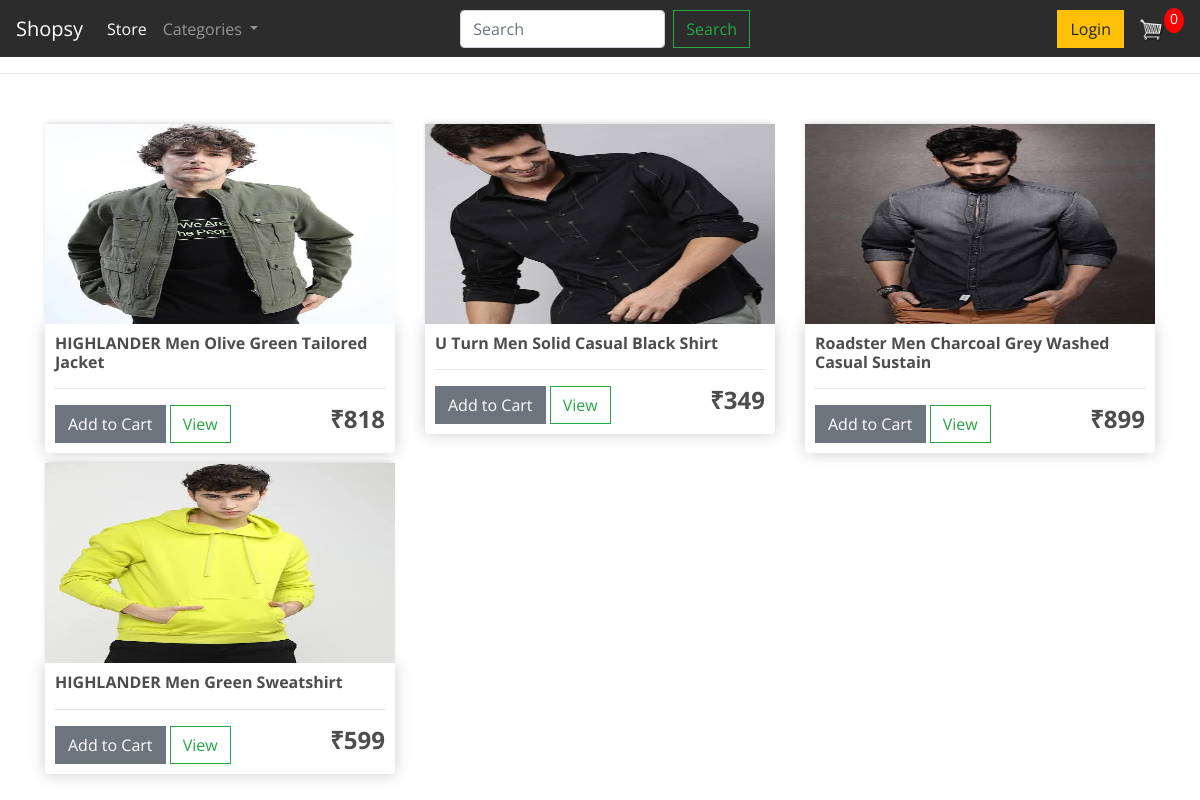
Page /mens-clothing on the committed database.
### store/models/product.py (models this page shows, shortened)
class Product(models.Model):
    product_name = models.CharField(max_length=50)
    description = models.TextField(default='',blank=True,null=True)
    price = models.PositiveIntegerField(default=0)
    category = models.ForeignKey(Category, on_delete=models.CASCADE)
    image = models.ImageField(upload_to='uploads/products/')
    size = models.CharField(max_length=4,default='')

### store/views/category.py (the view)
# urls.py: path('mens-clothing',men_category,name='mensclothing'),
def men_category(request):
    products = Product.objects.filter(category_id = 1)
    cart_len = len(Cart.objects.all())
    context = {'products' : products, 'cart_len' : cart_len}
    return render(request,'store/home.html',context)

### store/templates/store/home.html (shortened to what this page needs)
<!DOCTYPE html>
{% load static %}
<html>
    <head>
           <link rel="stylesheet" href="https://stackpath.bootstrapcdn.com/bootstrap/4.4.1/css/bootstrap.min.css">
           <link rel="stylesheet" type="text/css" href="{% static 'css/main.css' %}">
           <link rel="stylesheet" href="https://cdnjs.cloudflare.com/ajax/libs/font-awesome/4.7.0/css/font-awesome.min.css">
     </head>
     <body>
        <nav class="navbar navbar-expand-lg navbar-dark bg-dark">
            <a class="navbar-brand" href="{% url 'homepage' %}">Shopsy</a>
            <div class="collapse navbar-collapse" id="navbarSupportedContent">
              <ul class="navbar-nav mr-auto">
                <li class="nav-item active">
                  <a class="nav-link" href="{% url 'homepage' %}">Store <span class="sr-only">(current)</span></a>
                </li>
                <li class="nav-item dropdown">
                    <a class="nav-link dropdown-toggle" href="#" id="navbarDropdown" role="button" data-toggle="dropdown" aria-haspopup="true" aria-expanded="false">
                        Categories
                      </a>
                </li>
              </ul>
              <form class="form-inline my-2 my-lg-0 mx-auto" style="width:500px">
                <input class="form-control mr-sm-2" type="search" placeholder="Search" aria-label="Search">
                <button class="btn btn-outline-success my-2 my-sm-0" type="submit">Search</button>
              </form>
              <div class="form-inline my-2 my-lg-0">
                       <a href="{% url 'login' %}"class="btn btn-warning">Login</a>
                       <a href="{% url 'cart' %}">
                         <img  id="cart-icon" src="{% static 'images/cart.png' %}">
                       </a>
                      <p id="cart-total">{{cart_len}}</p>
                   </div>
            </div>
          </nav>
        <hr>
         <div class="container">
                <br>
                {% block content %}
                <div class="row">
                    {% for product in products %}
                    <div class="col-lg-4">
                        <img class="thumbnail" src="{{product.image.url}}">
                        <div class="box-element product">
                            <h6><strong>{{product.product_name}}</strong></h6>
                            <hr>
                            <button id="add-cart-{{product.id}}" onclick="add_cart('{{product.id}}')" type="button" class="btn btn-secondary add-btn" >Add to Cart</button>
                            <a class="btn btn-outline-success" href="{{product.id}}/detail" role="button">View</a>
                            <h4 style="display: inline-block; float: right"><strong>₹{{product.price}}</strong></h4>
                        </div>
                    </div>
                    {% endfor %}
                </div>
                {% endblock content %}
        </div>
     </body>
</html>

### static/css/main.css (style rules this page uses)
body { background-color: hsl(0, 0%, 100%); }
h1,h2,h3,h4,h5,h6 { color:hsl(0, 0%, 30%); }
.box-element { box-shadow:hsl(0, 0%, 80%) 0 0 16px; background-color: #fff; border-radius: 4px; padding: 10px; }
.thumbnail { width: 100%; height: 200px; -webkit-box-shadow: -1px -3px 5px -2px rgba(214,214,214,1); -moz-box-shadow: -1px -3px 5px -2px rgba(214,214,214,1); box-shadow: -1px -3px 5px -2px rgba(214,214,214,1); }
.product { border-radius: 0 0 4px 4px; }
.bg-dark { background-color: #2c2c2c!important; }
#cart-icon { width:25px; display: inline-block; margin-left: 15px; }
#cart-total { display: block; text-align: center; color:#fff; background-color: red; width: 20px; height: 25px; border-radius: 50%; font-size: 14px; }
.col-lg-4, .col-lg-6, .col-lg-8, .col-lg-12 { margin-top: 10px; }
.btn { border-radius: 0; }
body { font-family: 'open sans'; overflow-x: hidden; }
img { max-width: 100%; }

### rows in the picture
Product: image (picture), product_name "HIGHLANDER Men Olive Green Tailored Jacket", price "818"
Product: image (picture), product_name "U Turn Men Solid Casual Black Shirt", price "349"
Product: image (picture), product_name "Roadster Men Charcoal Grey Washed Casual Sustain", price "899"
Product: image (picture), product_name "HIGHLANDER Men Green Sweatshirt", price "599"

### other values in the picture
{{ cart_len }} "0"
